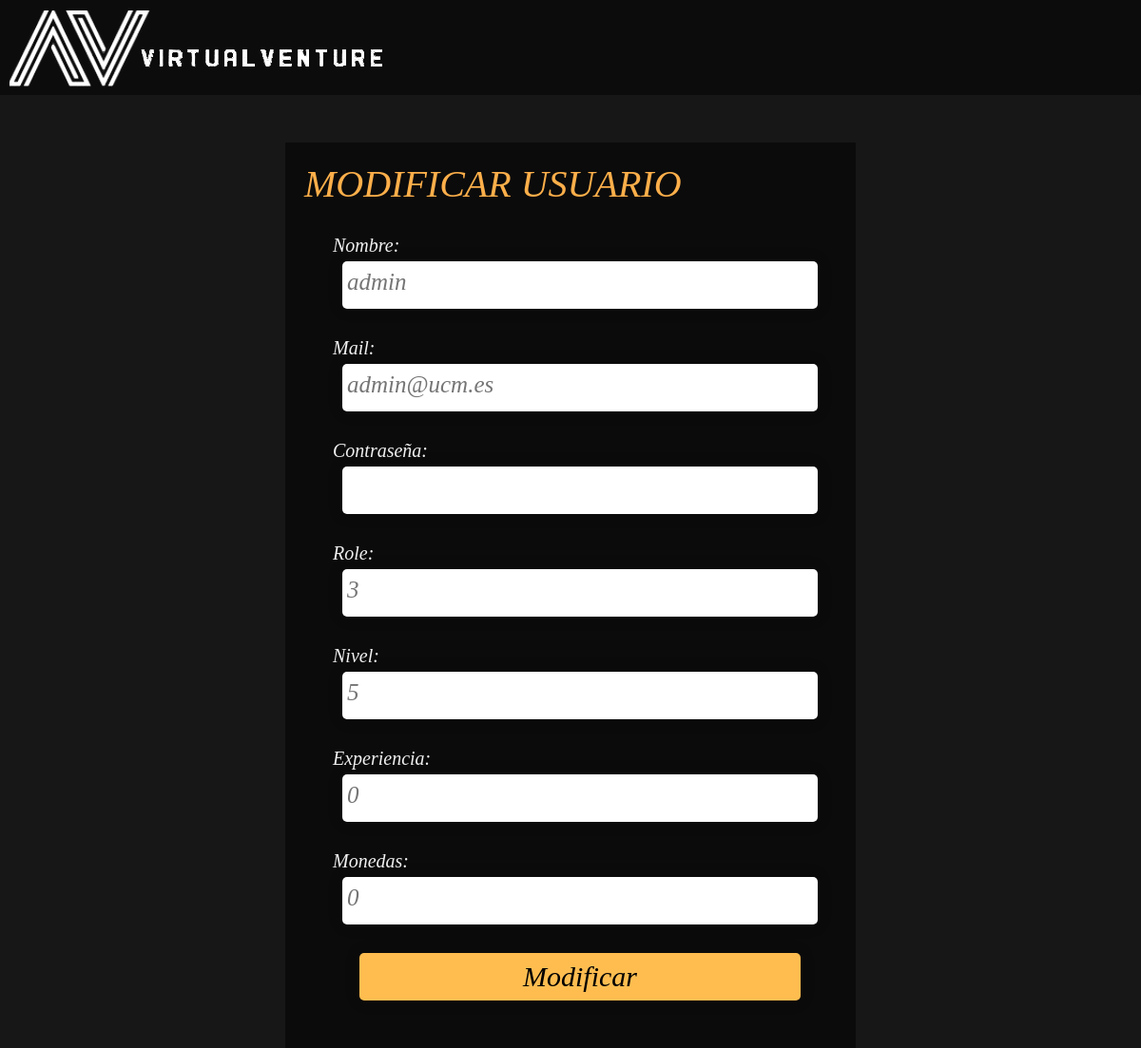
The app's page /ModificarUsuario.php?id=1 (signed in) with its own data.
### tables this page shows
CREATE TABLE IF NOT EXISTS `usuario` (
  `id` integer AUTO_INCREMENT PRIMARY KEY,
  `username` varchar(255) UNIQUE,
  `mail` varchar(255) UNIQUE,
  `password` varchar(255),
  `salt` varchar(255),
  `role` integer,
  `created_at` timestamp,
  `nivel` integer,
  `xp` integer,
  `monedas` double
);

### ModificarUsuario.php (called while the page is built, shortened)
<?php
$usuario = Usuario::getUsuarioPorId($_GET['id'] ?? 0);
$form = new FormularioModificarUsuario($usuario);
$htmlFormLogin = $form->gestiona();
require 'plantilla.php';

### src/MagicProperties.php (called while the page is built, shortened)
<?php
trait MagicProperties
{
    public function __get($property)
    {
        $methodName = 'get' . ucfirst($property);
        if (method_exists($this, $methodName)) {
            return $this->$methodName();
        } else {
            throw new \Exception("La propiedad '$property' no está definida");
        }
    }
}

### src/Usuario.php (called while the page is built, shortened)
<?php
class Usuario{
    public static function getUsuarioPorId($id)
    {
        $conn = BD::getInstance()->getConexionBd();
        $query = sprintf("SELECT * FROM usuario U WHERE U.id='%s'", $conn->real_escape_string($id));
        $rs = $conn->query($query);
        $result = false;
        if ($rs) {
            $fila = $rs->fetch_assoc();
            if ($fila) {
                $result = new Usuario($fila['id'], $fila['username'], $fila['mail'], $fila['password'], $fila['salt'], $fila['role'], $fila['created_at'], $fila['nivel'], $fila['xp'], $fila['monedas']);
            }
        } else {
            error_log("Error BD ({$conn->errno}): {$conn->error}");
        }
        return $result;
    }
    private $username;
    private $mail;
    private $role;
    private $nivel;
    private $xp;
    private $monedas;
    public function __construct($id, $username, $mail, $password, $salt, $role, $fecha, $nivel, $xp, $monedas){
        $this->username = $username;
        $this->mail = $mail;
        $this->role = $role;
        $this->nivel = $nivel;
        $this->xp = $xp;
        $this->monedas = $monedas;
    }
    public function getUsername(){
        return $this->username;
    }
    public function getMail(){
        return $this->mail;
    }
    public function getRole(){
        return $this->role;
    }
    public function getNivel(){
        return $this->nivel;
    }
    public function getXp(){
        return $this->xp;
    }
    public function getMonedas(){
        return $this->monedas;
    }
}

### src/Niveles.php (called while the page is built, shortened)
<?php
class Niveles{
    public static function getMaxLevel()
    {
        $result = false;
        $conn = BD::getInstance()->getConexionBd();
        $query = sprintf("SELECT COUNT(*) FROM niveles");
        $rs = $conn->query($query);
        if ($rs) {
            $fila = $rs->fetch_assoc();
            $result = $fila['COUNT(*)'];
        } else {
            error_log("Error BD ({$conn->errno}): {$conn->error}");
        }
        return $result;
    }
}

### formularios/FormularioModificarUsuario.php (the view, shortened to what this page needs)
<?php
class FormularioModificarUsuario
{
    private $action;
    private $formId;
    private $usuario;
    public function __construct($usuario)
    {
        $this->action = htmlspecialchars($_SERVER['REQUEST_URI']);
        $this->formId = "FormularioModificarProducto";
        $this->usuario = $usuario;
    }
    public function gestiona()
    {
        $datos = &$_POST;
        $datos['imagen'] = $_FILES['imagen'] ?? false;
        if (!$this->formularioEnviado($datos)) {
            return $this->generaFormulario();
        }
        exit();
    }
    protected function formularioEnviado(&$datos)
    {
        return isset($datos['formId']) && $datos['formId'] == $this->formId;
    }
    protected function generaFormulario(&$datos = array())
    {
        $error = '';
        $max = Niveles::getMaxLevel();
        $html = <<<EOF
        <div class="sesion">
            <h1>MODIFICAR USUARIO</h1>
            <h2 class="red">{$error}</h2>
            <form action="{$this->action}" method="post" id="modificarForm">
                <input type="hidden" name="formId" value="{$this->formId}" />
                <label for="username">Nombre:</label>
                <input type="text" name="username" id="username" placeholder="{$this->usuario->username}">
                <label for="mail">Mail:</label>
                <input type="text" name="mail" id="mail" placeholder="{$this->usuario->mail}">
                <label for="password">Contraseña:</label>
                <input type="text" name="password" id="password">
                <label for="role">Role:</label>
                <input type="number" name="role" id="role" min='0' max='3' placeholder="{$this->usuario->role}">
                <label for="nivel">Nivel:</label>
                <input type="number" name="nivel" id="nivel" min='1' max='{$max}' placeholder="{$this->usuario->nivel}">
                <label for="xp">Experiencia:</label>
                <input type="number" name="xp" id="xp" placeholder="{$this->usuario->xp}">
                <label for="monedas">Monedas:</label>
                <input type="number" name="monedas" id="monedas" min="0" placeholder="{$this->usuario->monedas}">
                <input type="submit" class="submit" value="Modificar">
            </form>
        </div>
        EOF;
        return $html;
    }
}

### style.css (style rules this page uses)
:root { --color-border: rgb(255 255 255 / 16%); --rad: .7rem; --dur: .3s; --color-dark: #2f2f2f; --color-light: #fff; --color-brand: #8f72b7; --font-fam: fantasy; --height: 3rem; --btn-width: 6rem; --bez: cubic-bezier(0, 0, 0.43, 1.49); }
* { box-sizing: border-box; scrollbar-color: var(--color-brand) transparent; scrollbar-width: 0px; font: oblique 100% fantasy; }
* { -ms-overflow-style: none; }
* { margin: 0; padding: 0; }
body { color: #f1f1f1; background: #171717; overflow-x: hidden; }
.sesion { background-color: #0b0b0b; width: 600px; margin: auto; padding-left: 20px; padding-bottom: 50px; padding-top: 20px; }
.sesion h1 { font-size: 40px; color: #fdaf4a; }
.sesion form { display: flex; flex-wrap: nowrap; justify-content: center; align-items: center; flex-direction: column; }
.sesion form label { margin: 30px auto 5px 30px; font-size: 20px; }
.sesion input { width: 500px; height: 50px; border: none; color: black; border-radius: 5px; padding: 5px; box-shadow: 0 0 15px 4px rgba(0, 0, 0, 0.06); }
.sesion input::placeholder { font-size: 25px; }
.sesion input[type="submit"], .sesion .submit { height: 50px; width: 80%; border: none; border-radius: 5px; margin-top: 30px; padding: 5px 20px; background-color: #ffbd50; color: black; font-size: 30px; cursor: pointer; }

### records on screen
usuario: username "admin", mail "admin@ucm.es", role "3", nivel "5", xp "0", monedas "0"
